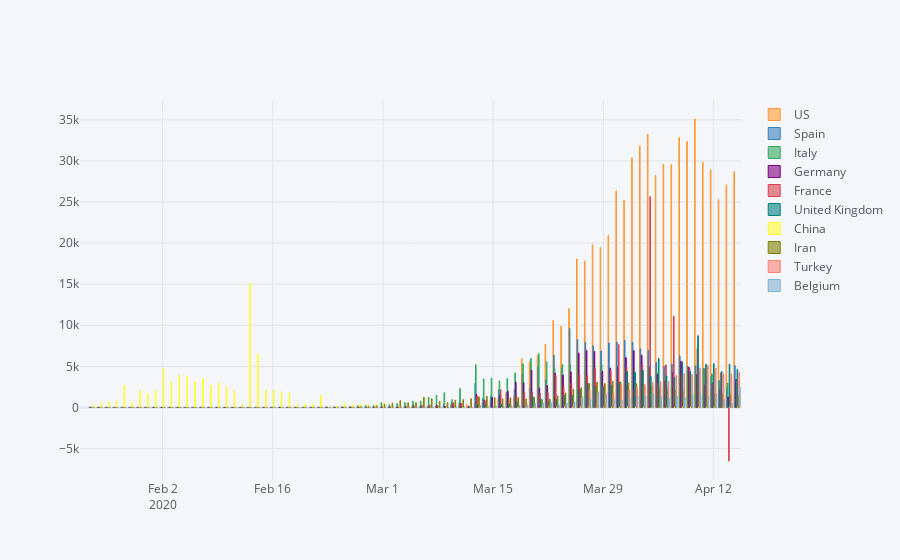

Notebook cell for this chart:
### Code cell
cases_df[top_10_cases].diff().iplot(kind='bar')
